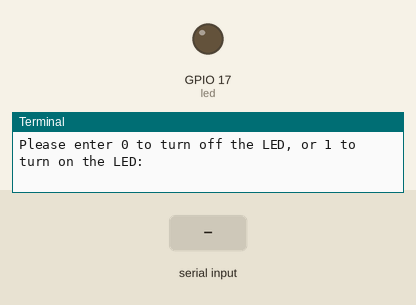
The program below on a simulated Raspberry Pi (BCM pin numbers). Shown: output pins drawn as LEDs (lit = HIGH), the last lines printed to the terminal. The test bench sets the inputs (shaded band). At 3.3 s the program stops and its outputs stay as they are.

Above: at 1.2 s.
1.3 s: "1" typed at the terminal, then Enter
At 2.6 s:
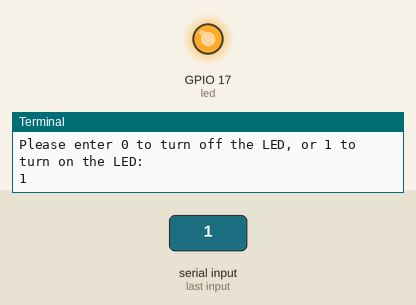
Timing chart, 0 to 4.8 s (numbered marks = the images above; inputs shaded):
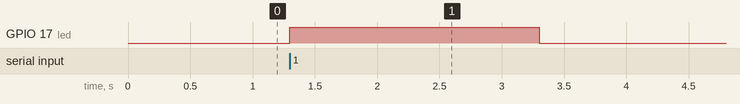

Measured:
- after the input at 1.3 s, GPIO 17 (led): LOW → HIGH at once, → LOW 2.0 s later

The program:

02_BlinkControl.py
```python
from gpiozero import LED
from time import sleep

led = LED(17)

user_choice_string = input("Please enter 0 to turn off the LED, or 1 to turn on the LED: ")
try:
    choice = int(user_choice_string)
    if choice == 0:
        led.off()
    elif choice == 1:
        led.on()
    else:
        print("Invalid Number")
    sleep(2)
    exit()
except ValueError:
    print("Invalid Number")
    exit()
```
